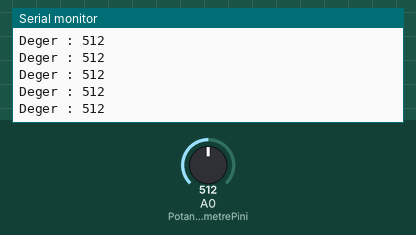
Recording of a sketch running on a simulated Arduino Uno, built with avr-gcc and run on an emulated ATmega328P. Parts: the last lines printed to the serial monitor. The inputs (shaded band) are chosen by the test bench; at power-on: A0 (PotansiyometrePini) = 512.

Above: at 1.2 s.
1.3 s: A0 (PotansiyometrePini) set to 716
At 1.68 s:
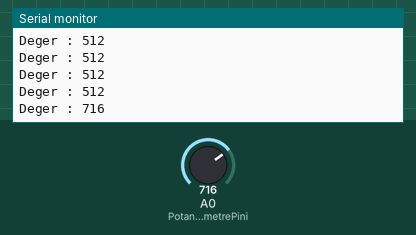
2.8 s: A0 (PotansiyometrePini) set to 900
At 2.93 s:
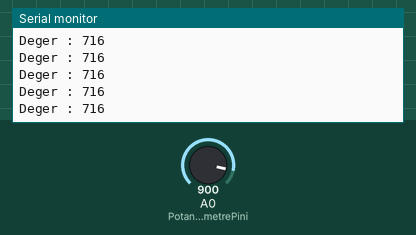
Timing chart, 0 to 5.8 s (numbered marks = the images above; inputs shaded):
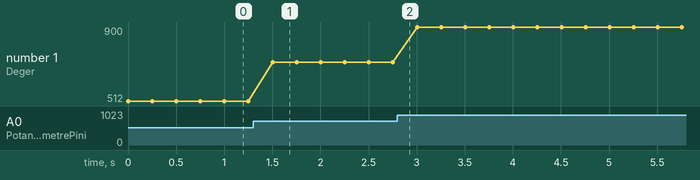

The sketch:

Potansiyometre.ino
```cpp
const int PotansiyometrePini = A0; // Potansiyometrenin bağlı olduğu pin

void setup() {
  Serial.begin(9600);
}

void loop() {
  Serial.print("Deger : ");
  // potansiyometrenin değerini okuyup seri monitöre yazdırıyoruz
  Serial.println(analogRead(PotansiyometrePini));
  delay(250);
}
```

Measured:
- after the input at 1.3 s, the serial monitor: prints a new line after 0.20 s (image 1)
- plotted number 1: 512 → 716 after the input at 1.3 s, 716 → 900 after the input at 2.8 s
